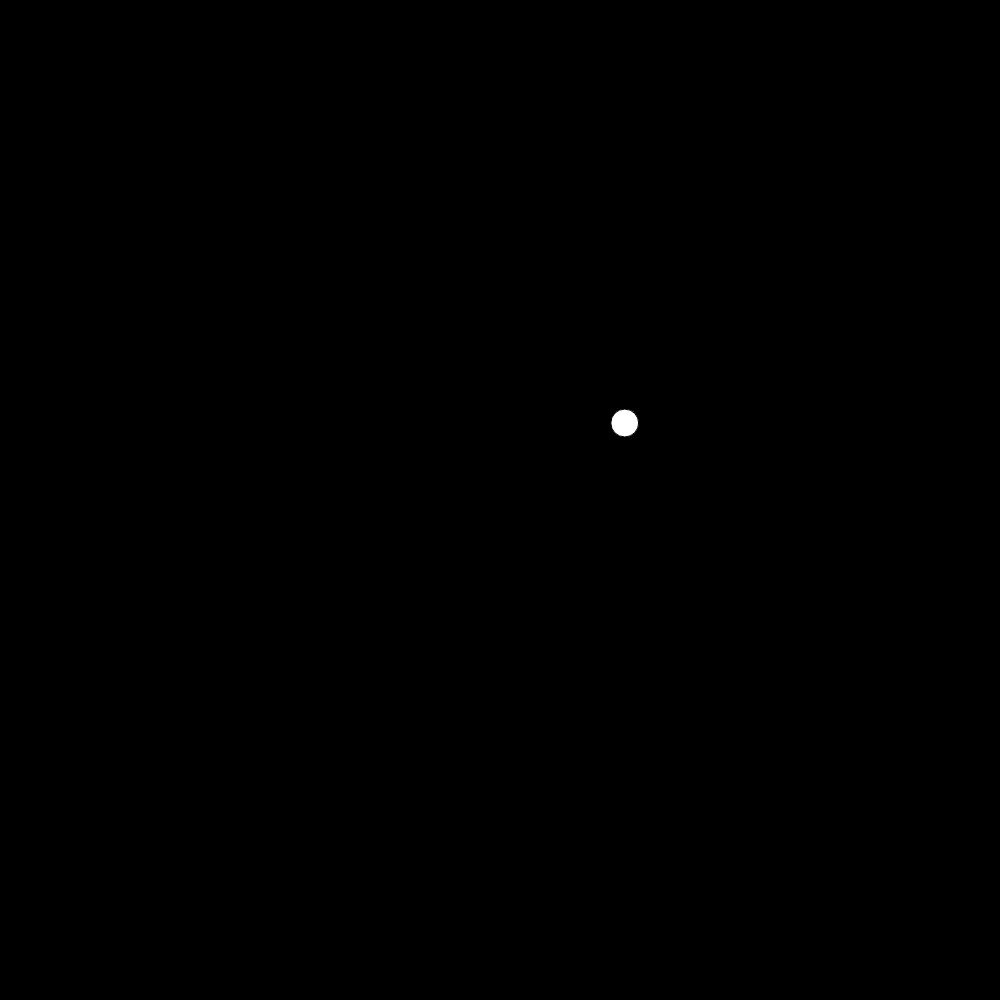
Frame 1 (no input)
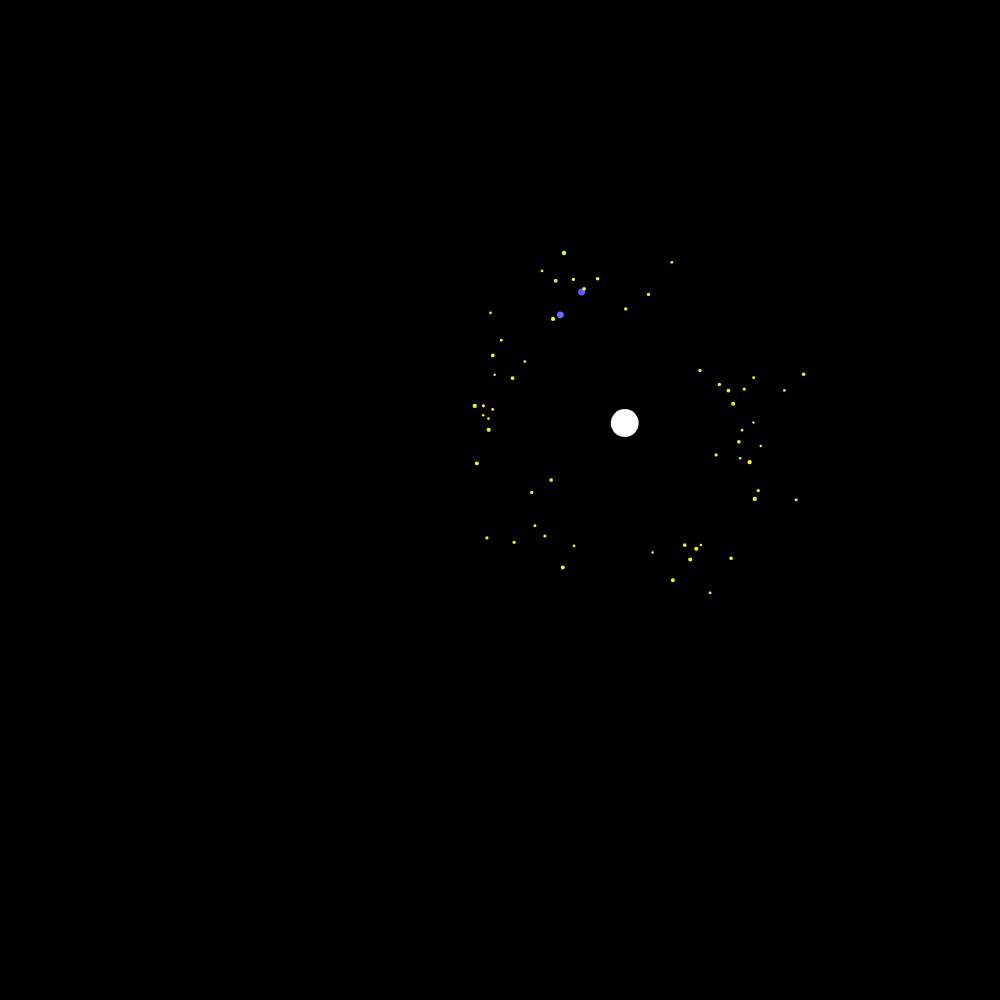
Frame 60 (no input)
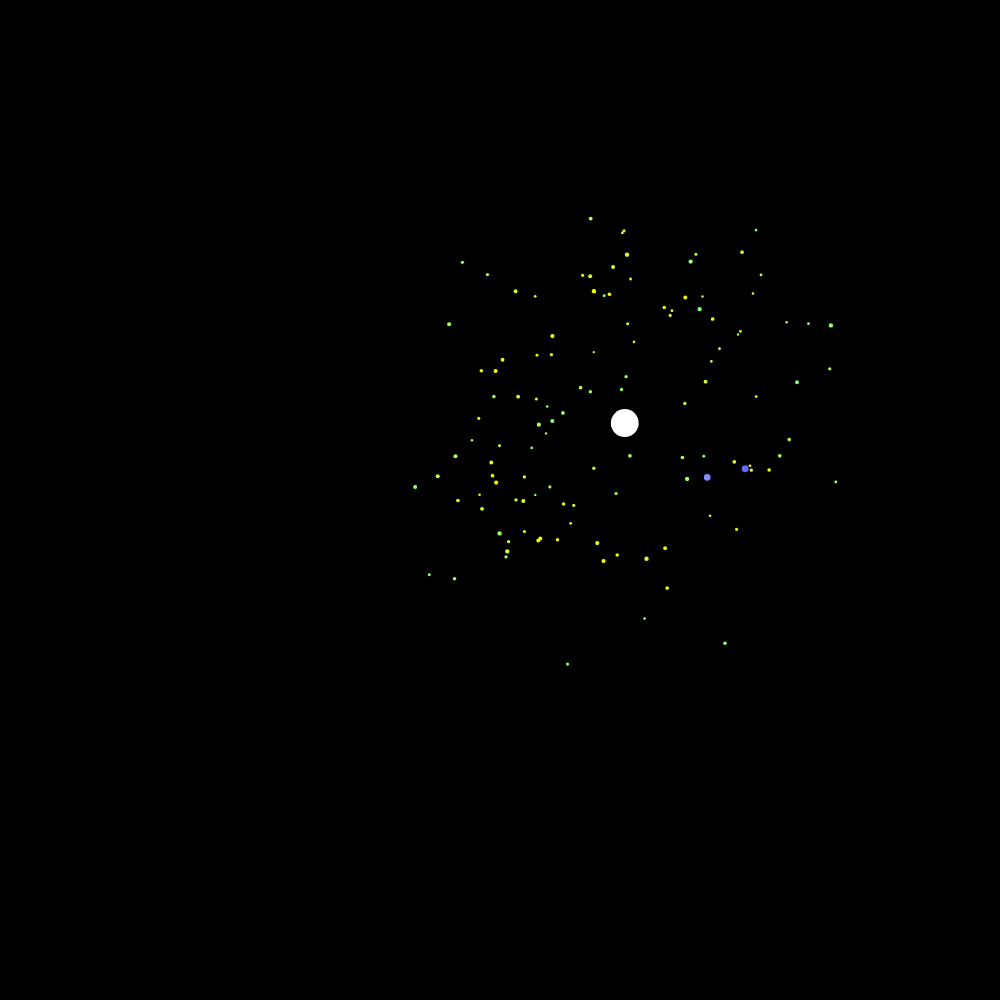
Frame 120 (the mouse pressed at the canvas centre since frame 60)

The p5.js sketch that drew these frames (run headless with seeded random() and noise() and a simulated clock; from frame 60 on, the mouse is pressed at the canvas centre):

// p5.js sketch
// ── sketch.js
let count;
let streamWidth;
let startColor;
let endColor;
let center = {x: 0, y: 0};
let radius;
let stopFrame;
let sunSize;
let sunColor;
let planetChance;
let planetSmall;
let planetBig
let planetClose;
let planetFar;
let starSmall;
let starBig
let distanceThreshold;

let particles = []; 
let colors = [{r: 255, g: 0, b: 0}, {r: 255, g: 255, b: 0}, {r: 255, g: 0, b: 255}, {r: 255, g: 255, b: 255}, {r: 0, g: 255, b: 0}, {r: 0, g: 255, b: 255}, {r: 0, g: 0, b: 255}, {r: 128, g: 128, b: 128}];
let currentCount = 0;
let currentFrame = 0

function setup(){
	var cnv = createCanvas(1000, windowHeight);


	//Setting Parameters.
	endColor = Math.floor(random(colors.length));
	do{
		startColor = Math.floor(random(colors.length));
	}while(endColor === startColor);

	startColor = colors[startColor];
	endColor = colors[endColor];
	center.x = random(250, 750);
	center.y = random(windowHeight/4, windowHeight*3/4);
	count = random(500, 1500);
	streamWidth = random(0, 50);
	radius = random(100, 300);
	stopFrame = random(100, 5000);

	sunSize = random(20, 50);
	sunColor = colors[Math.floor(random(colors.length))];
	planetChance = random(1, 3);
	planetSmall = random(6, 10);
	planetBig = random(10, 18)
	planetClose = colors[Math.floor(random(colors.length))];
	planetFar = colors[Math.floor(random(colors.length))];
	starSmall = random(1, 3);
	starBig = random(3, 5);
	distanceThreshold = random(200, 400);
}

function draw(){
	clear();
	background(0);

	for(var i = 0; i < particles.length; i++){
		particles[i].draw();
		particles[i].colorChange();
		if(currentFrame < stopFrame)
			particles[i].move();
	}
	if(particles.length < count && currentFrame < stopFrame){
		particles.push(new Particle());
	}

	fill(color(sunColor.r, sunColor.g, sunColor.b));
	ellipse(center.x, center.y, sunSize, sunSize);

	//console.log(particles[0].color, particles[0].targetColor);
	currentFrame++;
}

class Particle{
	constructor(){
		this.id = currentCount;
		currentCount++;

		this.isPlanet = random(100) < planetChance;
		this.size = this.isPlanet ? random(planetSmall, planetBig) : random(starSmall, starBig);

		this.r = radius + random(streamWidth / 2) - streamWidth;
		this.theta = random(360);

		this.velocity = {t: 5, r: sin(currentFrame / Math.PI)};
		this.color = JSON.parse(JSON.stringify(startColor));
		this.targetColor = JSON.parse(JSON.stringify(endColor));
	}

	draw(){
		var x = this.r * Math.cos(this.theta) + center.x;
		var y = this.r * Math.sin(this.theta) + center.y;
		var myColor = this.color;
		if(this.isPlanet){
			var distanceFromSun = Math.sqrt((x - center.x) * (x - center.x) + (y - center.y) * (y - center.y));
			var t = distanceFromSun / distanceThreshold;
			t = t > 1 ? 1 : t;

			myColor.r = planetClose.r + (planetFar.r - planetClose.r) * t;
			myColor.g = planetClose.g + (planetFar.g - planetClose.g) * t;
			myColor.b = planetClose.b + (planetFar.b - planetClose.b) * t;

		}

		fill(color(myColor.r, myColor.g, myColor.b));
		strokeWeight(this.isPlanet ? 3 : 0)
		ellipse(x, y, this.size, this.size);

		if((x > windowWidth || x < 0) && (y > windowHeight || y < 0)){
			var self = this;
			var id = particles.findIndex(function(x){
				return x.id === self.id;
			});
			particles.splice(id, 1);
		}
	}

	move(){
		this.r += this.velocity.r;
		this.theta += this.velocity.t/this.r;
	}

	colorChange(){
		if(!this.isPlanet){
			if(this.color.r < this.targetColor.r){
				this.color.r += 1;
			}
			else if(this.color.r > this.targetColor.r){
				this.color.r -= 1;
			}
			if(this.color.g < this.targetColor.g){
				this.color.g += 1;
			}
			else if(this.color.g > this.targetColor.g){
				this.color.g -= 1;
			}
			if(this.color.b < this.targetColor.b){
				this.color.b += 1;
			}
			else if(this.color.b > this.targetColor.b){
				this.color.b -= 1;
			}

			if(JSON.stringify(this.color) === JSON.stringify(this.targetColor)){
				if(this.targetColor === startColor)
					this.targetColor = endColor;
				else
					this.targetColor = startColor;
			}
		}
	}
}
